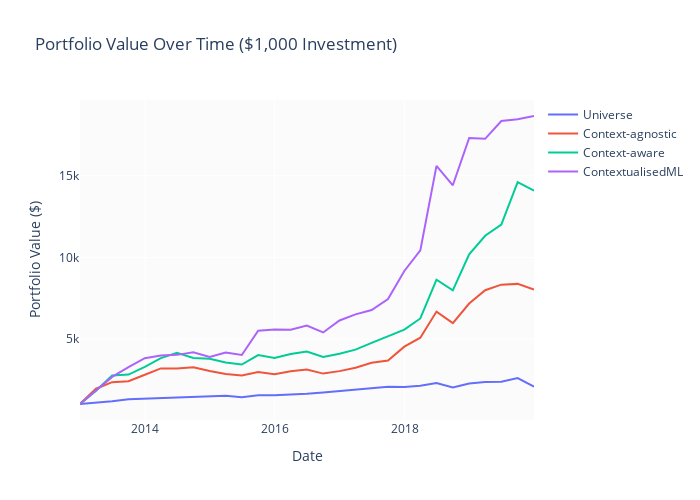

Notebook source saved alongside this figure:
### Code cell
import plotly.graph_objects as go

# Assuming you have a dataframe 'df_avg' with columns 'datadate', 'baseline_portfolio', and 'top_10'

# Create initial row
initial_row = {
    'datadate': pd.to_datetime('2012-12-31'),
    'baseline': 0,
    'top_10_agnostic': 0,
    'top_10': 0,
    'top_10_context': 0,
    'top_10_ideal': 0,
    'bottom_10_agnostic': 0,
    'bottom_10': 0,
    'bottom_10_context': 0,
    'bottom_10_ideal': 0,
}

# Convert to DataFrame and concatenate
initial_df = pd.DataFrame([initial_row])
df_avg = pd.concat([initial_df, df_avg], ignore_index=True)

# Recalculate cumulative returns from scratch
for col in ['baseline', 'top_10_agnostic', 'top_10', 'top_10_context', 'top_10_ideal']:
    df_avg[f'{col}_cum_return'] = (1 + df_avg[col]).cumprod()
    df_avg[f'{col}_value'] = 1000 * df_avg[f'{col}_cum_return']


# Calculate the cumulative return for both portfolios
df_avg['baseline_cum_return'] = (1 + df_avg['baseline']).cumprod()
df_avg['top_10_a_cum_return'] = (1 + df_avg['top_10_agnostic']).cumprod()
df_avg['top_10_cum_return'] = (1 + df_avg['top_10']).cumprod()
df_avg['top_10_context_cum_return'] = (1 + df_avg['top_10_context']).cumprod()
df_avg['top_10_ideal_cum_return'] = (1 + df_avg['top_10_ideal']).cumprod()

# Calculate the value over time of a $1,000 investment
initial_investment = 1000
df_avg['baseline_value'] = initial_investment * df_avg['baseline_cum_return']
df_avg['top_10_a_value'] = initial_investment * df_avg['top_10_a_cum_return']
df_avg['top_10_value'] = initial_investment * df_avg['top_10_cum_return']
df_avg['top_10_context_value'] = initial_investment * df_avg['top_10_context_cum_return']
df_avg['top_10_ideal_value'] = initial_investment * df_avg['top_10_ideal_cum_return']

# Create the plot
fig = go.Figure()

# Add baseline portfolio trace
fig.add_trace(go.Scatter(x=df_avg['datadate'], y=df_avg['baseline_value'],
                         mode='lines', name='Universe'))

# Add baseline portfolio trace
fig.add_trace(go.Scatter(x=df_avg['datadate'], y=df_avg['top_10_a_value'],
                         mode='lines', name='Context-agnostic'))

# Add top_10 portfolio trace
fig.add_trace(go.Scatter(x=df_avg['datadate'], y=df_avg['top_10_value'],
                         mode='lines', name='Context-aware'))

fig.add_trace(go.Scatter(x=df_avg['datadate'], y=df_avg['top_10_context_value'],
                         mode='lines', name='ContextualisedML'))

# Update the layout
fig.update_layout(
    title='Portfolio Value Over Time ($1,000 Investment)',
    xaxis_title='Date',
    yaxis_title='Portfolio Value ($)',
    width=700,   # make the plot narrower
    height=500   # optionally make it taller

)

# Show the plot
fig.show()

### Figure 1 — Plotly figure (JSON) as saved in the notebook; plotly's stock layout.template omitted (floating-point values rounded to 4 significant figures)
{"data": [{"mode": "lines", "name": "Universe", "type": "scatter", "x": ["2012-12-31T00:00:00", "2013-03-31", "2013-06-30", "2013-09-30", "2013-12-31", "2014-03-31", "2014-06-30", "2014-09-30", "2014-12-31", "2015-03-31", "2015-06-30", "2015-09-30", "2015-12-31", "2016-03-31", "2016-06-30", "2016-09-30", "2016-12-31", "2017-03-31", "2017-06-30", "2017-09-30", "2017-12-31", "2018-03-31", "2018-06-30", "2018-09-30", "2018-12-31", "2019-03-31", "2019-06-30", "2019-09-30", "2019-12-31"], "y": [1000, 1077.0, 1166.0, 1289.0, 1328.0, 1369.0, 1399.0, 1457.0, 1477.0, 1505.0, 1419.0, 1533.0, 1532.0, 1568.0, 1626.0, 1699.0, 1787.0, 1869.0, 1959.0, 2052.0, 2049.0, 2119.0, 2285.0, 2015.0, 2262.0, 2344.0, 2370.0, 2591.0, 2065.0]}, {"mode": "lines", "name": "Context-agnostic", "type": "scatter", "x": ["2012-12-31T00:00:00", "2013-03-31", "2013-06-30", "2013-09-30", "2013-12-31", "2014-03-31", "2014-06-30", "2014-09-30", "2014-12-31", "2015-03-31", "2015-06-30", "2015-09-30", "2015-12-31", "2016-03-31", "2016-06-30", "2016-09-30", "2016-12-31", "2017-03-31", "2017-06-30", "2017-09-30", "2017-12-31", "2018-03-31", "2018-06-30", "2018-09-30", "2018-12-31", "2019-03-31", "2019-06-30", "2019-09-30", "2019-12-31"], "y": [1000, 1939.0, 2341.0, 2400.0, 2796.0, 3183.0, 3185.0, 3260.0, 3030.0, 2846.0, 2748.0, 2959.0, 2825.0, 3006.0, 3116.0, 2866.0, 3016.0, 3220.0, 3527.0, 3667.0, 4518.0, 5070.0, 6670.0, 5963.0, 7163.0, 7979.0, 8322.0, 8370.0, 8015.0]}, {"mode": "lines", "name": "Context-aware", "type": "scatter", "x": ["2012-12-31T00:00:00", "2013-03-31", "2013-06-30", "2013-09-30", "2013-12-31", "2014-03-31", "2014-06-30", "2014-09-30", "2014-12-31", "2015-03-31", "2015-06-30", "2015-09-30", "2015-12-31", "2016-03-31", "2016-06-30", "2016-09-30", "2016-12-31", "2017-03-31", "2017-06-30", "2017-09-30", "2017-12-31", "2018-03-31", "2018-06-30", "2018-09-30", "2018-12-31", "2019-03-31", "2019-06-30", "2019-09-30", "2019-12-31"], "y": [1000, 1814.0, 2756.0, 2806.0, 3278.0, 3817.0, 4148.0, 3821.0, 3774.0, 3545.0, 3422.0, 4004.0, 3826.0, 4071.0, 4219.0, 3880.0, 4085.0, 4335.0, 4747.0, 5151.0, 5568.0, 6248.0, 8631.0, 7972.0, 10190.0, 11320.0, 12000.0, 14610.0, 14090.0]}, {"mode": "lines", "name": "ContextualisedML", "type": "scatter", "x": ["2012-12-31T00:00:00", "2013-03-31", "2013-06-30", "2013-09-30", "2013-12-31", "2014-03-31", "2014-06-30", "2014-09-30", "2014-12-31", "2015-03-31", "2015-06-30", "2015-09-30", "2015-12-31", "2016-03-31", "2016-06-30", "2016-09-30", "2016-12-31", "2017-03-31", "2017-06-30", "2017-09-30", "2017-12-31", "2018-03-31", "2018-06-30", "2018-09-30", "2018-12-31", "2019-03-31", "2019-06-30", "2019-09-30", "2019-12-31"], "y": [1000, 1814.0, 2664.0, 3264.0, 3813.0, 3974.0, 4015.0, 4181.0, 3889.0, 4153.0, 4009.0, 5498.0, 5567.0, 5551.0, 5809.0, 5391.0, 6124.0, 6499.0, 6767.0, 7435.0, 9161.0, 10420.0, 15610.0, 14420.0, 17320.0, 17270.0, 18360.0, 18470.0, 18670.0]}], "layout": {"height": 500, "title": {"text": "Portfolio Value Over Time ($1,000 Investment)"}, "width": 700, "xaxis": {"title": {"text": "Date"}}, "yaxis": {"title": {"text": "Portfolio Value ($)"}}}}
